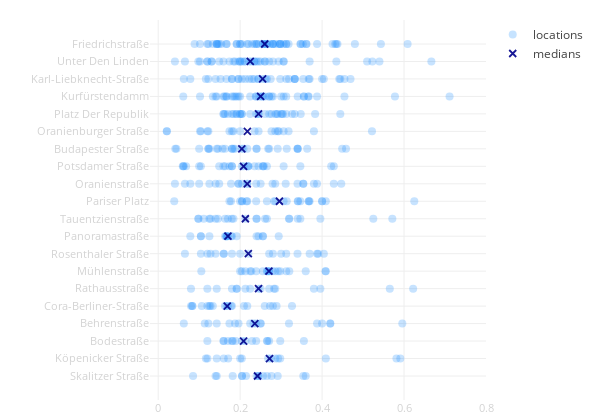

The notebook cell this image was saved under:
### Code cell
face_scatter(city_data)

### Figure 1 — Plotly figure (JSON) as saved in the notebook; plotly's stock layout.template omitted (floating-point values rounded to 4 significant figures; data arrays with more than 128 entries replaced by an {"elided": "..."} marker saying what was removed)
{"data": [{"hoverinfo": "text+x", "marker": {"color": "dodgerblue", "opacity": 0.25, "size": 8}, "mode": "markers", "name": "locations", "text": {"elided": "512 str values"}, "type": "scatter", "uid": "44332e1c-58aa-11e9-9ac5-3c15c2cf2370", "x": {"elided": "512 float values"}, "y": {"elided": "512 str values"}}, {"marker": {"color": "darkblue", "line": {"color": "darkblue", "width": 1.8}, "opacity": 0.9, "size": 7, "symbol": "x-thin-open"}, "mode": "markers", "name": "medians", "type": "scatter", "uid": "44333100-58aa-11e9-a07a-3c15c2cf2370", "x": [0.26, 0.2247, 0.2549, 0.25, 0.2449, 0.2176, 0.2041, 0.2083, 0.2174, 0.2959, 0.2128, 0.1702, 0.22, 0.2703, 0.2449, 0.1684, 0.2358, 0.2084, 0.2716, 0.2424], "y": ["Friedrichstraße", "Unter Den Linden", "Karl-Liebknecht-Straße", "Kurfürstendamm", "Platz Der Republik", "Oranienburger Straße", "Budapester Straße", "Potsdamer Straße", "Oranienstraße", "Pariser Platz", "Tauentzienstraße", "Panoramastraße", "Rosenthaler Straße", "Mühlenstraße", "Rathausstraße", "Cora-Berliner-Straße", "Behrenstraße", "Bodestraße", "Köpenicker Straße", "Skalitzer Straße"]}], "layout": {"height": 420, "hovermode": "closest", "margin": {"b": 20, "l": 150, "r": 30, "t": 20}, "showlegend": true, "width": 600, "xaxis": {"range": [-0.02, 0.8], "tickfont": {"color": "lightgrey", "size": 11}, "zeroline": false}, "yaxis": {"autorange": "reversed", "tickangle": 0, "tickfont": {"color": "lightgrey", "size": 11}, "zeroline": false}}}
